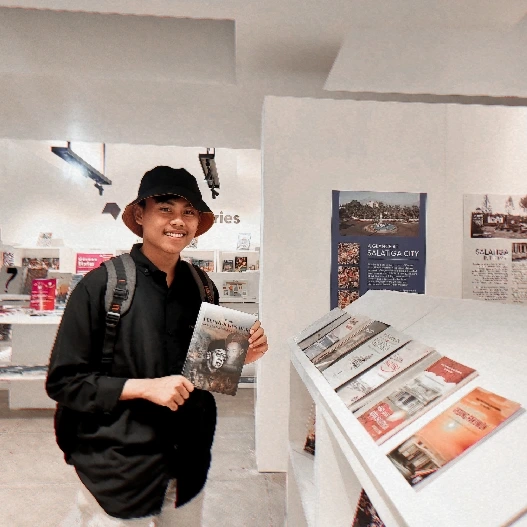
#> input picture fajri.jpg, 527 x 527 px
$ python smooth.py
#> lines starting #> are read from the running program, lines starting #| are printed output that depends on the picture
import cv2
import numpy as numpy

img = cv2.imread("fajri.jpg")
#> img is the input picture: shape (527, 527, 3); mean B, G, R 149.3, 156.6, 169.7

averaging = cv2.blur(img, (30, 31))
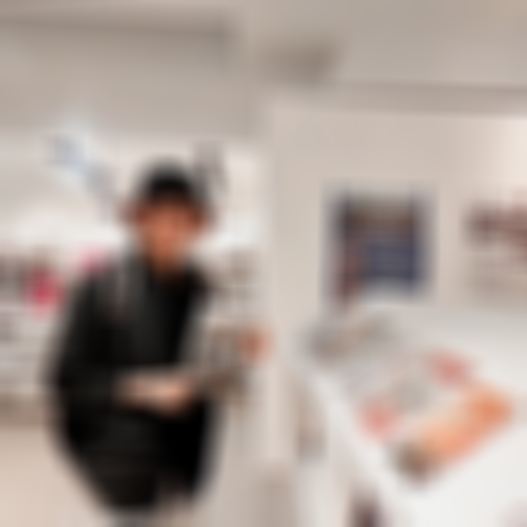
#> averaging: shape (527, 527, 3); mean B, G, R 149.3, 156.6, 169.7
gaussian = cv2.GaussianBlur(img, (31, 41), 0)
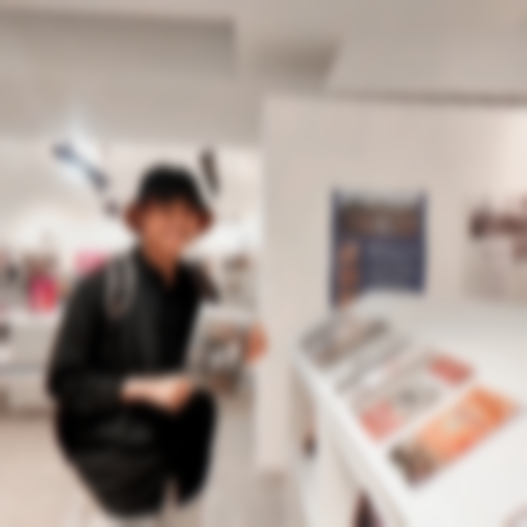
#> gaussian: shape (527, 527, 3); mean B, G, R 149.3, 156.6, 169.7
median = cv2.medianBlur(img, 5)
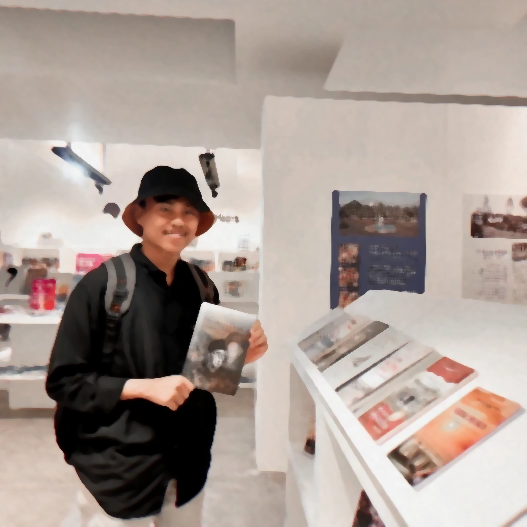
#> median: shape (527, 527, 3); mean B, G, R 149.6, 156.9, 170
bilateral = cv2.bilateralFilter(img, 9, 350, 350)

cv2.imshow("Original image", img)
cv2.imshow("Averaging", averaging)
cv2.imshow("Gaussian", gaussian)
cv2.imshow("Median", median)
cv2.imshow("Bilateral", bilateral)

cv2.waitKey(0)
cv2.destroyAllWindows()
